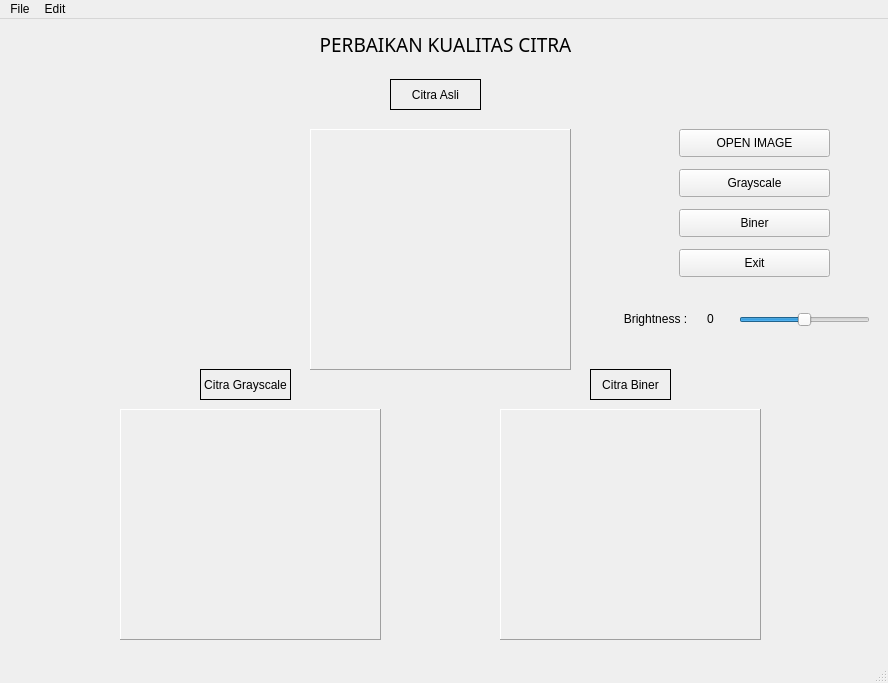
<?xml version="1.0" encoding="UTF-8"?>
<ui version="4.0">
 <class>MainWindow</class>
 <widget class="QMainWindow" name="MainWindow">
  <property name="geometry">
   <rect>
    <x>0</x>
    <y>0</y>
    <width>888</width>
    <height>683</height>
   </rect>
  </property>
  <property name="windowTitle">
   <string>MainWindow</string>
  </property>
  <widget class="QWidget" name="centralwidget">
   <widget class="QPushButton" name="btnOpenFile">
    <property name="geometry">
     <rect>
      <x>679</x>
      <y>110</y>
      <width>151</width>
      <height>28</height>
     </rect>
    </property>
    <property name="text">
     <string>OPEN IMAGE</string>
    </property>
   </widget>
   <widget class="QLabel" name="pictureBox1">
    <property name="enabled">
     <bool>true</bool>
    </property>
    <property name="geometry">
     <rect>
      <x>310</x>
      <y>110</y>
      <width>261</width>
      <height>241</height>
     </rect>
    </property>
    <property name="frameShape">
     <enum>QFrame::Panel</enum>
    </property>
    <property name="frameShadow">
     <enum>QFrame::Raised</enum>
    </property>
    <property name="text">
     <string/>
    </property>
    <property name="scaledContents">
     <bool>true</bool>
    </property>
   </widget>
   <widget class="QLabel" name="pictureBox2">
    <property name="enabled">
     <bool>true</bool>
    </property>
    <property name="geometry">
     <rect>
      <x>120</x>
      <y>390</y>
      <width>261</width>
      <height>231</height>
     </rect>
    </property>
    <property name="frameShape">
     <enum>QFrame::Panel</enum>
    </property>
    <property name="frameShadow">
     <enum>QFrame::Raised</enum>
    </property>
    <property name="text">
     <string/>
    </property>
    <property name="scaledContents">
     <bool>true</bool>
    </property>
   </widget>
   <widget class="QLabel" name="pictureBox3">
    <property name="enabled">
     <bool>true</bool>
    </property>
    <property name="geometry">
     <rect>
      <x>500</x>
      <y>390</y>
      <width>261</width>
      <height>231</height>
     </rect>
    </property>
    <property name="frameShape">
     <enum>QFrame::Panel</enum>
    </property>
    <property name="frameShadow">
     <enum>QFrame::Raised</enum>
    </property>
    <property name="text">
     <string/>
    </property>
    <property name="scaledContents">
     <bool>true</bool>
    </property>
   </widget>
   <widget class="QPushButton" name="btnGrayscale">
    <property name="geometry">
     <rect>
      <x>679</x>
      <y>150</y>
      <width>151</width>
      <height>28</height>
     </rect>
    </property>
    <property name="text">
     <string>Grayscale</string>
    </property>
   </widget>
   <widget class="QPushButton" name="btnBiner">
    <property name="geometry">
     <rect>
      <x>679</x>
      <y>190</y>
      <width>151</width>
      <height>28</height>
     </rect>
    </property>
    <property name="text">
     <string>Biner</string>
    </property>
   </widget>
   <widget class="QPushButton" name="btnExit">
    <property name="geometry">
     <rect>
      <x>679</x>
      <y>230</y>
      <width>151</width>
      <height>28</height>
     </rect>
    </property>
    <property name="text">
     <string>Exit</string>
    </property>
   </widget>
   <widget class="QLabel" name="label">
    <property name="geometry">
     <rect>
      <x>270</x>
      <y>0</y>
      <width>351</width>
      <height>51</height>
     </rect>
    </property>
    <property name="font">
     <font>
      <family>Keep Calm</family>
      <pointsize>14</pointsize>
     </font>
    </property>
    <property name="text">
     <string>PERBAIKAN KUALITAS CITRA</string>
    </property>
    <property name="alignment">
     <set>Qt::AlignCenter</set>
    </property>
   </widget>
   <widget class="QLabel" name="labelCitraAsli">
    <property name="geometry">
     <rect>
      <x>390</x>
      <y>60</y>
      <width>91</width>
      <height>31</height>
     </rect>
    </property>
    <property name="frameShape">
     <enum>QFrame::Box</enum>
    </property>
    <property name="text">
     <string>Citra Asli</string>
    </property>
    <property name="alignment">
     <set>Qt::AlignCenter</set>
    </property>
   </widget>
   <widget class="QLabel" name="labelCitraAsli_2">
    <property name="geometry">
     <rect>
      <x>200</x>
      <y>350</y>
      <width>91</width>
      <height>31</height>
     </rect>
    </property>
    <property name="frameShape">
     <enum>QFrame::Box</enum>
    </property>
    <property name="text">
     <string>Citra Grayscale</string>
    </property>
    <property name="alignment">
     <set>Qt::AlignCenter</set>
    </property>
   </widget>
   <widget class="QLabel" name="labelCitraAsli_3">
    <property name="geometry">
     <rect>
      <x>590</x>
      <y>350</y>
      <width>81</width>
      <height>31</height>
     </rect>
    </property>
    <property name="frameShape">
     <enum>QFrame::Box</enum>
    </property>
    <property name="text">
     <string>Citra Biner</string>
    </property>
    <property name="alignment">
     <set>Qt::AlignCenter</set>
    </property>
   </widget>
   <widget class="QSlider" name="horizontalSlider">
    <property name="geometry">
     <rect>
      <x>739</x>
      <y>290</y>
      <width>131</width>
      <height>22</height>
     </rect>
    </property>
    <property name="minimum">
     <number>-255</number>
    </property>
    <property name="maximum">
     <number>255</number>
    </property>
    <property name="orientation">
     <enum>Qt::Horizontal</enum>
    </property>
   </widget>
   <widget class="QLabel" name="label_2">
    <property name="geometry">
     <rect>
      <x>610</x>
      <y>290</y>
      <width>91</width>
      <height>20</height>
     </rect>
    </property>
    <property name="text">
     <string>Brightness :</string>
    </property>
    <property name="alignment">
     <set>Qt::AlignCenter</set>
    </property>
   </widget>
   <widget class="QLabel" name="valueSlider">
    <property name="geometry">
     <rect>
      <x>690</x>
      <y>290</y>
      <width>41</width>
      <height>20</height>
     </rect>
    </property>
    <property name="text">
     <string>0</string>
    </property>
    <property name="alignment">
     <set>Qt::AlignCenter</set>
    </property>
   </widget>
  </widget>
  <widget class="QMenuBar" name="menubar">
   <property name="geometry">
    <rect>
     <x>0</x>
     <y>0</y>
     <width>888</width>
     <height>21</height>
    </rect>
   </property>
   <widget class="QMenu" name="menuFile">
    <property name="title">
     <string>File</string>
    </property>
    <addaction name="actionNew"/>
    <addaction name="actionSave"/>
   </widget>
   <widget class="QMenu" name="menuEdit">
    <property name="title">
     <string>Edit</string>
    </property>
    <addaction name="actionCopy"/>
    <addaction name="actionPaste"/>
   </widget>
   <addaction name="menuFile"/>
   <addaction name="menuEdit"/>
  </widget>
  <widget class="QStatusBar" name="statusbar"/>
  <action name="actionNew">
   <property name="text">
    <string>New</string>
   </property>
  </action>
  <action name="actionSave">
   <property name="text">
    <string>Save</string>
   </property>
  </action>
  <action name="actionCopy">
   <property name="text">
    <string>Copy</string>
   </property>
  </action>
  <action name="actionPaste">
   <property name="text">
    <string>Paste</string>
   </property>
  </action>
 </widget>
 <resources/>
 <connections/>
</ui>
